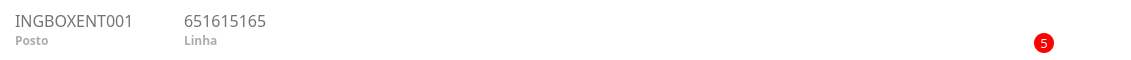
   <widget class="QFrame" name="header">
    <property name="geometry">
     <rect>
      <x>235</x>
      <y>0</y>
      <width>1131</width>
      <height>60</height>
     </rect>
    </property>
    <property name="font">
     <font>
      <family>Inter UI</family>
      <weight>50</weight>
      <bold>false</bold>
     </font>
    </property>
    <property name="styleSheet">
     <string notr="true">background-color: white;border:none;</string>
    </property>
    <property name="frameShape">
     <enum>QFrame::StyledPanel</enum>
    </property>
    <property name="frameShadow">
     <enum>QFrame::Raised</enum>
    </property>
    <widget class="QLabel" name="lbl_value_workstation">
     <property name="geometry">
      <rect>
       <x>15</x>
       <y>10</y>
       <width>171</width>
       <height>21</height>
      </rect>
     </property>
     <property name="font">
      <font>
       <family>Inter UI</family>
       <pointsize>12</pointsize>
       <weight>50</weight>
       <bold>false</bold>
      </font>
     </property>
     <property name="styleSheet">
      <string notr="true">color: #757475</string>
     </property>
     <property name="text">
      <string>INGBOXENT001</string>
     </property>
     <property name="alignment">
      <set>Qt::AlignLeading|Qt::AlignLeft|Qt::AlignVCenter</set>
     </property>
    </widget>
    <widget class="QLabel" name="lbl_workstation">
     <property name="geometry">
      <rect>
       <x>15</x>
       <y>30</y>
       <width>221</width>
       <height>21</height>
      </rect>
     </property>
     <property name="font">
      <font>
       <family>Inter UI</family>
       <pointsize>9</pointsize>
       <weight>75</weight>
       <bold>true</bold>
      </font>
     </property>
     <property name="styleSheet">
      <string notr="true">color: #ADADAD</string>
     </property>
     <property name="text">
      <string>Posto</string>
     </property>
     <property name="alignment">
      <set>Qt::AlignLeading|Qt::AlignLeft|Qt::AlignVCenter</set>
     </property>
    </widget>
    <widget class="QLabel" name="lbl_line">
     <property name="geometry">
      <rect>
       <x>184</x>
       <y>30</y>
       <width>171</width>
       <height>21</height>
      </rect>
     </property>
     <property name="font">
      <font>
       <family>Inter UI</family>
       <pointsize>9</pointsize>
       <weight>75</weight>
       <bold>true</bold>
      </font>
     </property>
     <property name="styleSheet">
      <string notr="true">color: #ADADAD</string>
     </property>
     <property name="text">
      <string>Linha</string>
     </property>
     <property name="alignment">
      <set>Qt::AlignLeading|Qt::AlignLeft|Qt::AlignVCenter</set>
     </property>
    </widget>
    <widget class="QLabel" name="lbl_value_line">
     <property name="geometry">
      <rect>
       <x>184</x>
       <y>10</y>
       <width>271</width>
       <height>21</height>
      </rect>
     </property>
     <property name="font">
      <font>
       <family>Inter UI</family>
       <pointsize>12</pointsize>
       <weight>50</weight>
       <bold>false</bold>
      </font>
     </property>
     <property name="styleSheet">
      <string notr="true">color: #757475</string>
     </property>
     <property name="text">
      <string>651615165</string>
     </property>
     <property name="alignment">
      <set>Qt::AlignLeading|Qt::AlignLeft|Qt::AlignVCenter</set>
     </property>
    </widget>
    <widget class="QPushButton" name="btn_reset">
     <property name="geometry">
      <rect>
       <x>1068</x>
       <y>10</y>
       <width>51</width>
       <height>35</height>
      </rect>
     </property>
     <property name="font">
      <font>
       <family>Yu Gothic</family>
      </font>
     </property>
     <property name="toolTip">
      <string/>
     </property>
     <property name="styleSheet">
      <string notr="true">QPushButton{
image:url(:/Img/desligar2.png)
}
QPushButton:hover {
image:url(:/Img/desligar (1).png)
}
</string>
     </property>
     <property name="text">
      <string/>
     </property>
    </widget>
    <widget class="QPushButton" name="btn_actionsLPA">
     <property name="geometry">
      <rect>
       <x>1010</x>
       <y>8</y>
       <width>41</width>
       <height>41</height>
      </rect>
     </property>
     <property name="styleSheet">
      <string notr="true">image: url(:/Img/lista.svg);</string>
     </property>
     <property name="text">
      <string/>
     </property>
    </widget>
    <widget class="QLabel" name="lbl_value_number_actionsLPA">
     <property name="geometry">
      <rect>
       <x>1034</x>
       <y>33</y>
       <width>20</width>
       <height>20</height>
      </rect>
     </property>
     <property name="font">
      <font>
       <family>Inter UI</family>
       <pointsize>10</pointsize>
       <weight>50</weight>
       <bold>false</bold>
      </font>
     </property>
     <property name="styleSheet">
      <string notr="true">background-color: rgb(255, 0, 0);
border-radius:10px;
color: rgb(255, 255, 255);</string>
     </property>
     <property name="text">
      <string>5</string>
     </property>
     <property name="alignment">
      <set>Qt::AlignCenter</set>
     </property>
    </widget>
   </widget>
